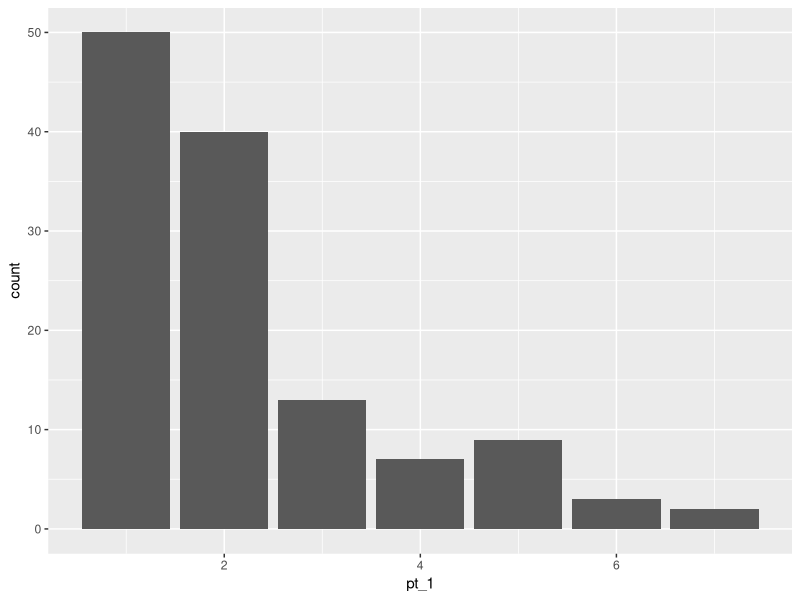
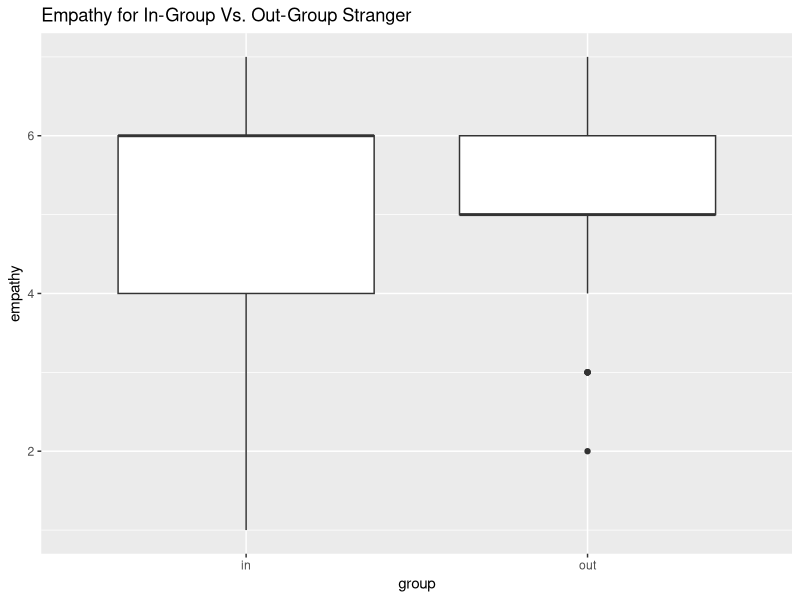
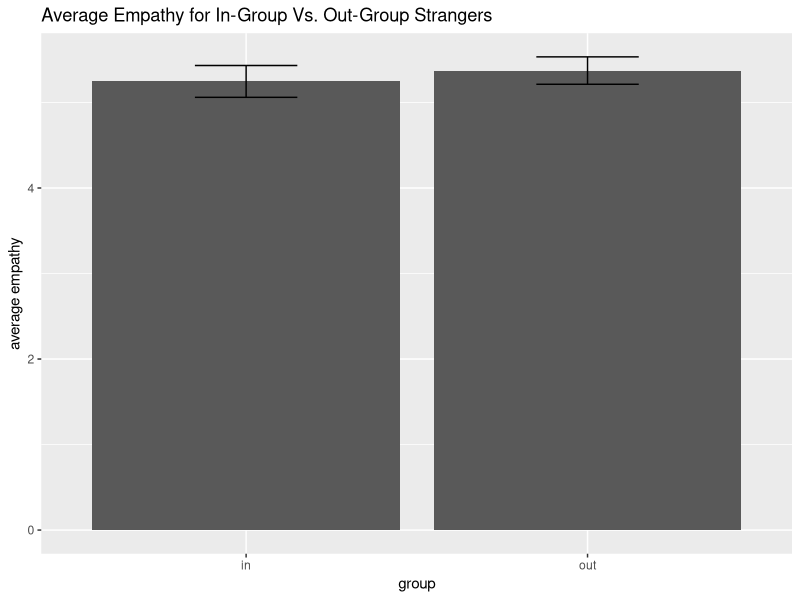
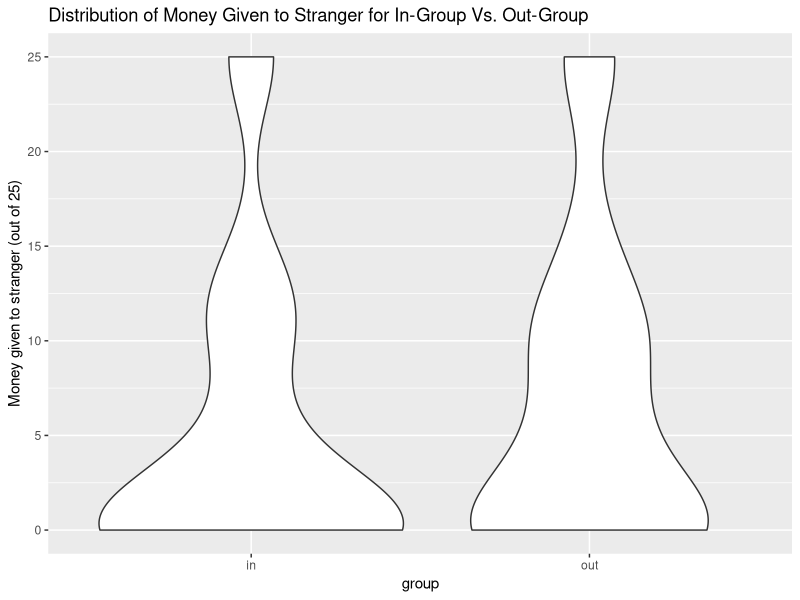
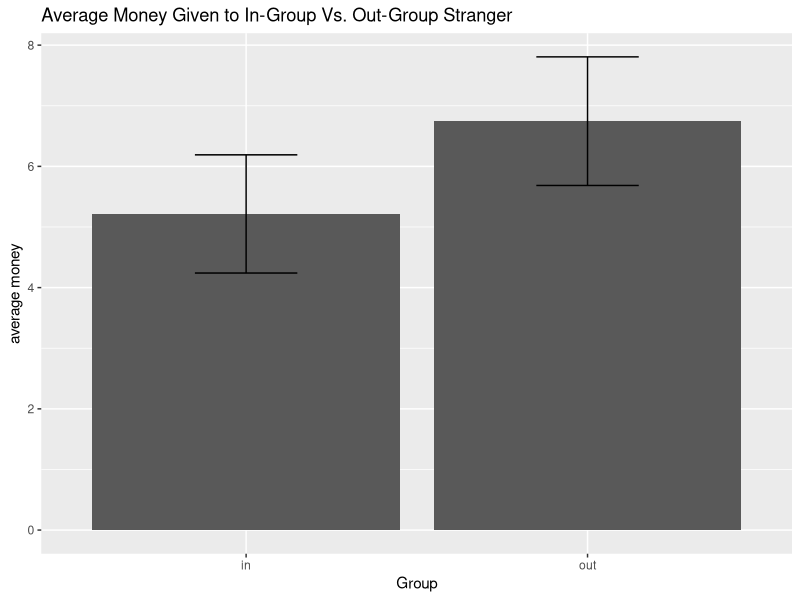
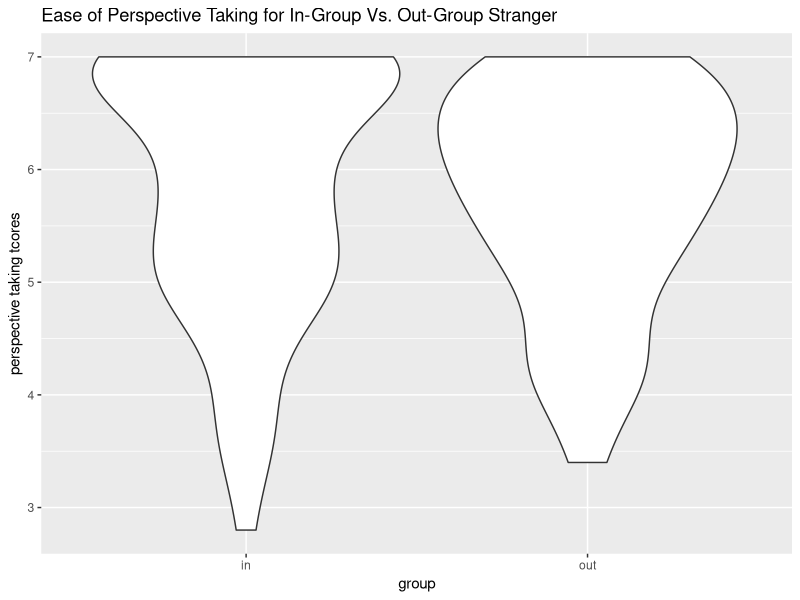
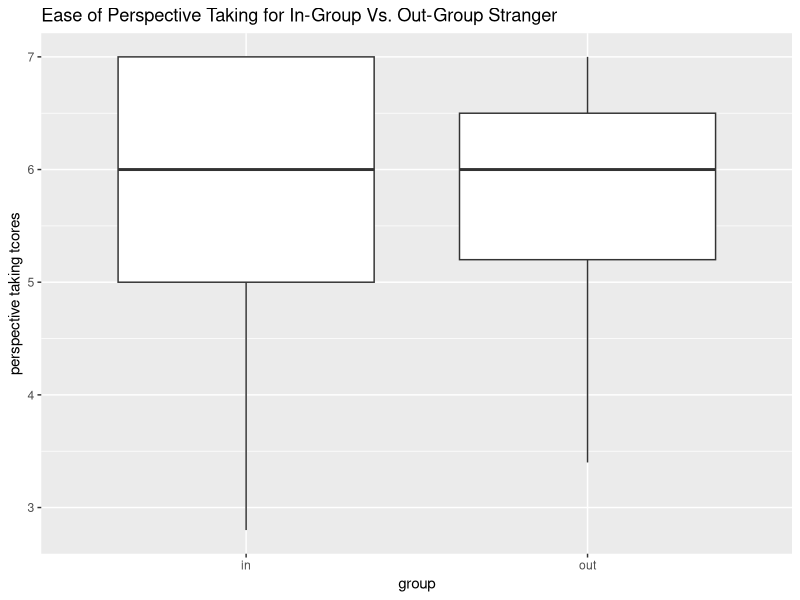
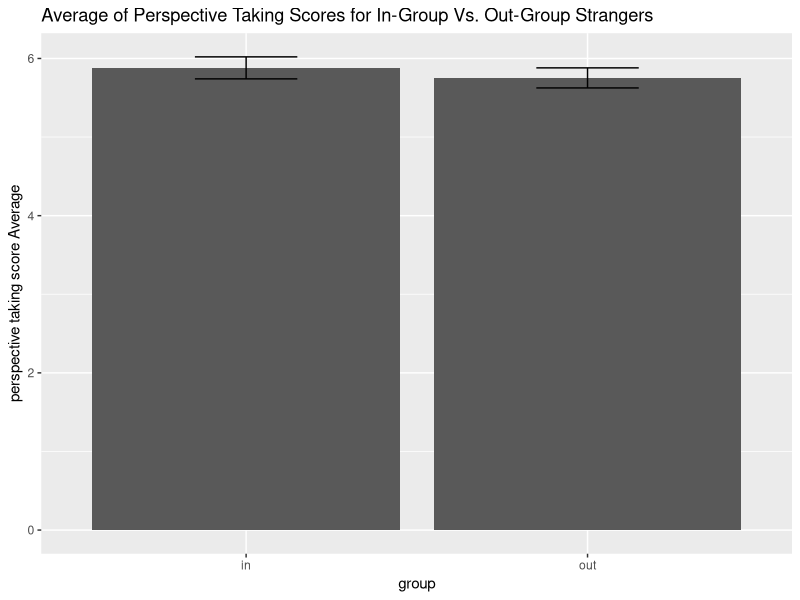

Source code (R) for these figures, in order:
## ---- chunk 1
knitr::opts_chunk$set(echo = FALSE, warning = FALSE, message = FALSE)
## ---- chunk 2
library(tidyverse)
df <- read.csv("LP_dictator_cleaned.csv")
## ---- chunk 3
# Kirsten feel free to look at the distributions for all of our variables and see if there is anything interesting
# you can also separate by groups
ggplot(df, aes(x = pt_1)) + geom_bar()
## ---- chunk 4
# Christiana
# graphs for empathy
# df %>% filter(!is.na(inOrOut), !is.na(emp)) %>% ggplot(aes(y=emp, x = inOrOut)) + geom_violin() + ggtitle("Empathy for In-Group Vs. Out-Group Stranger") +
#   xlab("group") + ylab('empathy')
df %>% filter(!is.na(inOrOut), !is.na(emp)) %>% ggplot(aes(y=emp, x = inOrOut)) + geom_boxplot() + ggtitle("Empathy for In-Group Vs. Out-Group Stranger") +
  xlab("group") + ylab('empathy')
df %>% filter(!is.na(inOrOut), !is.na(emp)) %>% ggplot(aes(y=emp, x = inOrOut)) + geom_bar(stat='summary') +
  geom_errorbar(stat='summary', width = 0.3) + ggtitle("Average Empathy for In-Group Vs. Out-Group Strangers") + xlab("group") + ylab("average empathy")

# create summary table with mean, sd, se, and cis
df %>% filter(!is.na(inOrOut)) %>% group_by(inOrOut) %>% summarize(n = n(), mean = mean(emp, na.rm=T), sd = sd(emp, na.rm=T), se = sd/sqrt(n), lower_ci = mean - 1.96*se, upper_ci = mean + 1.96*se) %>% knitr::kable()

# test with removing attention check
# doesn't make a difference, so you can ignore the code below
# df %>% filter(!is.na(inOrOut), !is.na(emp), !is.na(att_check)) %>% ggplot(aes(y=emp, x = inOrOut)) + geom_violin()
# # df %>% filter(!is.na(inOrOut), !is.na(emp), !is.na(att_check)) %>% ggplot(aes(y=emp, x = inOrOut)) + geom_boxplot()
# df %>% filter(!is.na(inOrOut), !is.na(emp), !is.na(att_check)) %>% ggplot(aes(y=emp, x = inOrOut)) + geom_bar(stat='summary') +
#   geom_errorbar(stat='summary', width = 0.3)
# create summary table with mean, sd, se, and cis after removing attention check
# df %>% filter(!is.na(inOrOut), !is.na(att_check)) %>% group_by(inOrOut) %>% summarize(n = n(), mean = mean(emp, na.rm=T), sd = sd(emp, na.rm=T), se = sd/sqrt(n), lower_ci = mean - 1.96*se, upper_ci = mean + 1.96*se)
## ---- chunk 5
# Kaylee
# graphs for altruism (dictator game) 
df %>% filter(!is.na(inOrOut), !is.na(dg)) %>% ggplot(aes(y=dg, x = inOrOut)) + geom_violin() + ggtitle("Distribution of Money Given to Stranger for In-Group Vs. Out-Group") + ylab("Money given to stranger (out of 25)") + xlab("group")
# df %>% filter(!is.na(inOrOut), !is.na(dg)) %>% ggplot(aes(y=dg, x = inOrOut)) + geom_boxplot()
df %>% filter(!is.na(inOrOut), !is.na(dg)) %>% ggplot(aes(y=dg, x = inOrOut)) + geom_bar(stat='summary') +
   geom_errorbar(stat='summary', width = 0.3) + ggtitle('Average Money Given to In-Group Vs. Out-Group Stranger') + ylab("average money") + xlab("Group")
# df %>% filter(!is.na(inOrOut), !is.na(dg)) %>% ggplot(aes(x=dg)) + geom_histogram() + facet_wrap(~inOrOut)

# create summary table with mean, sd, se, and cis
df %>% filter(!is.na(inOrOut), !is.na(dg)) %>% group_by(inOrOut) %>% summarize(n = n(), median = median(dg), mean = mean(dg), sd = sd(dg), se = sd/sqrt(n), lower_ci = mean - 1.96*se, upper_ci = mean + 1.96*se)  %>% knitr::kable()

# test graphs again after removing attention check
# no affect of attention check, so you can ignore the code below
# df %>% filter(!is.na(inOrOut), !is.na(dg), !is.na(att_check)) %>% ggplot(aes(y=dg, x = inOrOut)) + geom_violin() 
# df %>% filter(!is.na(inOrOut), !is.na(dg), !is.na(att_check)) %>% ggplot(aes(y=dg, x = inOrOut)) + geom_boxplot()
# df %>% filter(!is.na(inOrOut), !is.na(dg), !is.na(att_check)) %>% ggplot(aes(y=dg, x = inOrOut)) + geom_bar(stat='summary') +
#   geom_errorbar(stat='summary', width = 0.3)

# create another summary table after removing people who failed the attention check
# no difference
# df %>% filter(!is.na(inOrOut), !is.na(dg), !is.na(att_check)) %>% group_by(inOrOut) %>% summarize(n = n(), median = median(dg), mean = mean(dg), sd = sd(dg), se = sd/sqrt(n), lower_ci = mean - 1.96*se, upper_ci = mean + 1.96*se)
## ---- chunk 6
# Kennedy
# graphs for perspective taking
df %>% filter(!is.na(inOrOut), !is.na(PT_avg)) %>% ggplot(aes(y=PT_avg, x = inOrOut)) + geom_violin() + 
  ggtitle("Ease of Perspective Taking for In-Group Vs. Out-Group Stranger") + ylab("perspective taking tcores") + xlab("group") 
df %>% filter(!is.na(inOrOut), !is.na(PT_avg)) %>% ggplot(aes(y=PT_avg, x = inOrOut)) + geom_boxplot() +
  ggtitle("Ease of Perspective Taking for In-Group Vs. Out-Group Stranger") + ylab("perspective taking tcores") + xlab("group") 
df %>% filter(!is.na(inOrOut), !is.na(PT_avg)) %>% ggplot(aes(y=PT_avg, x = inOrOut)) + geom_bar(stat='summary') +
  geom_errorbar(stat='summary', width = 0.3) + ggtitle("Average of Perspective Taking Scores for In-Group Vs. Out-Group Strangers") + ylab("perspective taking score Average") + xlab("group")

# create summary table with mean, sd, se, and cis
df %>% filter(!is.na(inOrOut)) %>% group_by(inOrOut) %>% summarize(n = n(), mean = mean(PT_avg, na.rm=T), sd = sd(PT_avg, na.rm=T), se = sd/sqrt(n), lower_ci = mean - 1.96*se, upper_ci = mean + 1.96*se) %>% knitr::kable()

## ---- chunk 7
# Paulina
# empathy
# graphs for empathy
df %>% filter(!is.na(inOrOut), !is.na(emp)) %>% ggplot(aes(y=emp, x = priming_received)) + geom_violin() + facet_wrap(~inOrOut) +
  ggtitle("Empathy for In-Group Vs. Out-Group Stranger Based on Priming Received") + xlab("priming received") + ylab('empathy')
df %>% filter(!is.na(inOrOut), !is.na(emp)) %>% ggplot(aes(y=emp, x = priming_received)) + geom_boxplot() + facet_wrap(~inOrOut) +
  ggtitle("Empathy for In-Group Vs. Out-Group Stranger Based on Priming Received") + xlab("priming received") + ylab('empathy')
df %>% filter(!is.na(inOrOut), !is.na(emp)) %>% ggplot(aes(y=emp, x = priming_received)) + geom_bar(stat='summary') +
  geom_errorbar(stat='summary', width = 0.3) + facet_wrap(~inOrOut) +
  ggtitle("Average Empathy for In-Group Vs. Out-Group Strangers Based on Priming Received") + xlab("priming received") + ylab("average empathy")

# create summary table with mean, sd, se, and cis
df %>% filter(!is.na(inOrOut), !is.na(emp)) %>% group_by(inOrOut, priming_received) %>% summarize(n = n(), mean = mean(emp), sd = sd(emp), se = sd/sqrt(n), lower_ci = mean - 1.96*se, upper_ci = mean + 1.96*se)  %>% knitr::kable()
## ---- chunk 8
# Kirsten
# altruism
df %>% filter(!is.na(inOrOut), !is.na(dg)) %>% ggplot(aes(y=dg, x = priming_received)) + geom_violin() + facet_wrap(~inOrOut) +
  ggtitle("Altruism for In-Group Vs. Out-Group Stranger Based on Priming Received") + xlab("priming received") + ylab('money given to stranger (out of 25 cents)')
df %>% filter(!is.na(inOrOut), !is.na(dg)) %>% ggplot(aes(y=dg, x = priming_received)) + geom_boxplot() + facet_wrap(~inOrOut) +
  ggtitle("Altruism for In-Group Vs. Out-Group Stranger Based on Priming Received") + xlab("priming received") + ylab('money given to stranger (out of 25 cents)')
df %>% filter(!is.na(inOrOut), !is.na(dg)) %>% ggplot(aes(y=dg, x = priming_received)) + geom_bar(stat='summary') +
  geom_errorbar(stat='summary', width = 0.3) + facet_wrap(~inOrOut) +
  ggtitle("Average Altruism for In-Group Vs. Out-Group Strangers Based on Priming Received") + xlab("priming received") + ylab("average money given to stranger (out of 25 cents)")

# create summary table with mean, sd, se, and cis
df %>% filter(!is.na(inOrOut), !is.na(dg)) %>% group_by(inOrOut, priming_received) %>% summarize(n = n(), mean = mean(dg), sd = sd(dg), se = sd/sqrt(n), lower_ci = mean - 1.96*se, upper_ci = mean + 1.96*se)  %>% knitr::kable()

## ---- chunk 9
# Jaqueline
# perspective taking
# graphs for perspective taking
df %>% filter(!is.na(inOrOut), !is.na(PT_avg)) %>% ggplot(aes(y=PT_avg, x = priming_received)) + geom_violin() + facet_wrap(~inOrOut) +
  ggtitle("Perspective Taking for In-Group Vs. Out-Group Stranger Based on Priming Received") + ylab("perspective taking scores") + xlab("priming received") 
df %>% filter(!is.na(inOrOut), !is.na(PT_avg)) %>% ggplot(aes(y=PT_avg, x = priming_received)) + geom_boxplot() + facet_wrap(~inOrOut) +
  ggtitle("Perspective Taking for In-Group Vs. Out-Group Stranger Based on Priming Received") + ylab("perspective taking tcores") + xlab("priming received") 
df %>% filter(!is.na(inOrOut), !is.na(PT_avg)) %>% ggplot(aes(y=PT_avg, x = priming_received)) + geom_bar(stat='summary') + facet_wrap(~inOrOut) +
  geom_errorbar(stat='summary', width = 0.3) +
  ggtitle("Average Perspective Taking Scores for In-Group Vs. Out-Group Strangers by Priming") + ylab("perspective taking score average") + xlab("priming received")

# create summary table with mean, sd, se, and cis
df %>% filter(!is.na(inOrOut)) %>% group_by(inOrOut, priming_received) %>% summarize(n = n(), mean = mean(PT_avg, na.rm=T), sd = sd(PT_avg, na.rm=T), se = sd/sqrt(n), lower_ci = mean - 1.96*se, upper_ci = mean + 1.96*se) %>% knitr::kable()
## ---- chunk 10
# comparing average sentiment scores for in group vs out group
# summary table
df %>% group_by(inOrOut) %>% summarize(n = n(), mean = mean(avg_sentiment), sd = sd(avg_sentiment), se = sd/sqrt(n), lower_ci = mean - 1.96*se, upper_ci = mean + 1.96*se)
# graphing
df %>% ggplot(aes(y=avg_sentiment, x = inOrOut)) + geom_bar(stat='summary') + 
  geom_errorbar(stat='summary', width = 0.3) + labs(x = "In or Out", y = "Sentiment") +
  ggtitle('Average Sentiment Expressed for In Vs. Out-group') +
  theme(plot.title = element_text(hjust = 0.5))
  
## ---- chunk 11
# comparing average sentiment scores for learning vs performance priming
# summary table
df %>% group_by(priming_received) %>% summarize(n = n(), mean = mean(avg_sentiment), sd = sd(avg_sentiment), se = sd/sqrt(n), lower_ci = mean - 1.96*se, upper_ci = mean + 1.96*se)
# graphing
df %>% ggplot(aes(y=avg_sentiment, x = priming_received)) + geom_bar(stat='summary') + 
  geom_errorbar(stat='summary', width = 0.3) + labs(x = "In or Out", y = "Sentiment") +
  ggtitle('Average Sentiment Expressed by Priming Received') +
  theme(plot.title = element_text(hjust = 0.5))
## ---- chunk 12
# comparing average sentiment scores for in group vs out group
# summary table
df %>% group_by(inOrOut, priming_received) %>% summarize(n = n(), mean = mean(avg_sentiment), sd = sd(avg_sentiment), se = sd/sqrt(n), lower_ci = mean - 1.96*se, upper_ci = mean + 1.96*se)
# graphing
df %>% ggplot(aes(y=avg_sentiment, x = priming_received)) + geom_bar(stat='summary') + 
  geom_errorbar(stat='summary', width = 0.3) + facet_wrap(~inOrOut) +
  labs(x = "In or Out", y = "Sentiment") +
  ggtitle('Average Sentiment Expressed by Condition') +
  theme(plot.title = element_text(hjust = 0.5))
## ---- chunk 13
# comparing first person pronoun usage for in group vs out group
# summary table
df %>% group_by(inOrOut) %>% summarize(n = n(), mean = mean(first_person_pronoun_count), sd = sd(first_person_pronoun_count), se = sd/sqrt(n), lower_ci = mean - 1.96*se, upper_ci = mean + 1.96*se)
# graphing
df %>% ggplot(aes(y=first_person_pronoun_count, x = inOrOut)) + geom_bar(stat='summary') + 
  geom_errorbar(stat='summary', width = 0.3) + labs(x = "In or Out", y = "Average First Person Pronoun Usage") +
  ggtitle('Average First Person Pronoun Usage for In Vs. Out-group') +
  theme(plot.title = element_text(hjust = 0.5))

# comparing second person pronoun usage for in group vs out group
# summary table
df %>% group_by(inOrOut) %>% summarize(n = n(), mean = mean(second_person_pronoun_count), sd = sd(second_person_pronoun_count), se = sd/sqrt(n), lower_ci = mean - 1.96*se, upper_ci = mean + 1.96*se)
# graphing
df %>% ggplot(aes(y=second_person_pronoun_count, x = inOrOut)) + geom_bar(stat='summary') + 
  geom_errorbar(stat='summary', width = 0.3) + labs(x = "In or Out", y = "Average Second Person Pronoun Usage") +
  ggtitle('Average Second Person Pronoun Usage for In Vs. Out-group') +
  theme(plot.title = element_text(hjust = 0.5))

# comparing third person pronoun usage for in group vs out group
# summary table
df %>% group_by(inOrOut) %>% summarize(n = n(), mean = mean(third_person_pronoun_count), sd = sd(third_person_pronoun_count), se = sd/sqrt(n), lower_ci = mean - 1.96*se, upper_ci = mean + 1.96*se)
# graphing
df %>% ggplot(aes(y=third_person_pronoun_count, x = inOrOut)) + geom_bar(stat='summary') + 
  geom_errorbar(stat='summary', width = 0.3) + labs(x = "In or Out", y = "Average Third Person Pronoun Usage") +
  ggtitle('Average Third Person Pronoun Usage for In Vs. Out-group') +
  theme(plot.title = element_text(hjust = 0.5))

## ---- chunk 14
# comparing first person pronoun usage for in group vs out group
# summary table
df %>% group_by(priming_received) %>% summarize(n = n(), mean = mean(first_person_pronoun_count), sd = sd(first_person_pronoun_count), se = sd/sqrt(n), lower_ci = mean - 1.96*se, upper_ci = mean + 1.96*se)
# graphing
df %>% ggplot(aes(y=first_person_pronoun_count, x = priming_received)) + geom_bar(stat='summary') + 
  geom_errorbar(stat='summary', width = 0.3) + labs(x = "Priming Received", y = "Average First Person Pronoun Usage") +
  ggtitle('Average First Person Pronoun Usage by Priming Received') +
  theme(plot.title = element_text(hjust = 0.5))

# comparing second person pronoun usage for in group vs out group
# summary table
df %>% group_by(priming_received) %>% summarize(n = n(), mean = mean(second_person_pronoun_count), sd = sd(second_person_pronoun_count), se = sd/sqrt(n), lower_ci = mean - 1.96*se, upper_ci = mean + 1.96*se)
# graphing
df %>% ggplot(aes(y=second_person_pronoun_count, x = priming_received)) + geom_bar(stat='summary') + 
  geom_errorbar(stat='summary', width = 0.3) + labs(x = "Priming Received", y = "Average Second Person Pronoun Usage") +
  ggtitle('Average Second Person Pronoun Usage by Priming Received') +
  theme(plot.title = element_text(hjust = 0.5))

# comparing third person pronoun usage for in group vs out group
# summary table
df %>% group_by(priming_received) %>% summarize(n = n(), mean = mean(third_person_pronoun_count), sd = sd(third_person_pronoun_count), se = sd/sqrt(n), lower_ci = mean - 1.96*se, upper_ci = mean + 1.96*se)
# graphing
df %>% ggplot(aes(y=third_person_pronoun_count, x = priming_received)) + geom_bar(stat='summary') + 
  geom_errorbar(stat='summary', width = 0.3) + labs(x = "Priming Received", y = "Average Third Person Pronoun Usage") +
  ggtitle('Average Third Person Pronoun Usage by Priming Received') +
  theme(plot.title = element_text(hjust = 0.5))
## ---- chunk 15
# comparing first person pronoun usage for in group vs out group
# summary table
df %>% group_by(inOrOut, priming_received) %>% summarize(n = n(), mean = mean(first_person_pronoun_count), sd = sd(first_person_pronoun_count), se = sd/sqrt(n), lower_ci = mean - 1.96*se, upper_ci = mean + 1.96*se)
# graphing
df %>% ggplot(aes(y=first_person_pronoun_count, x = priming_received)) + geom_bar(stat='summary') + 
  geom_errorbar(stat='summary', width = 0.3) + facet_wrap(~inOrOut) +
  labs(x = "Priming Received", y = "Average First Person Pronoun Usage") +
  ggtitle('Average First Person Pronoun Usage by Priming Received') +
  theme(plot.title = element_text(hjust = 0.5))

# comparing second person pronoun usage for in group vs out group
# summary table
df %>% group_by(inOrOut, priming_received) %>% summarize(n = n(), mean = mean(second_person_pronoun_count), sd = sd(second_person_pronoun_count), se = sd/sqrt(n), lower_ci = mean - 1.96*se, upper_ci = mean + 1.96*se)
# graphing
df %>% ggplot(aes(y=second_person_pronoun_count, x = priming_received)) + geom_bar(stat='summary') + 
  geom_errorbar(stat='summary', width = 0.3) + facet_wrap(~inOrOut) +
  labs(x = "Priming Received", y = "Average Second Person Pronoun Usage") +
  ggtitle('Average Second Person Pronoun Usage by Priming Received') +
  theme(plot.title = element_text(hjust = 0.5))

# comparing third person pronoun usage for in group vs out group
# summary table
df %>% group_by(inOrOut, priming_received) %>% summarize(n = n(), mean = mean(third_person_pronoun_count), sd = sd(third_person_pronoun_count), se = sd/sqrt(n), lower_ci = mean - 1.96*se, upper_ci = mean + 1.96*se)
# graphing
df %>% ggplot(aes(y=third_person_pronoun_count, x = priming_received)) + geom_bar(stat='summary') + 
  geom_errorbar(stat='summary', width = 0.3) + facet_wrap(~inOrOut) +
  labs(x = "Priming Received", y = "Average Third Person Pronoun Usage") +
  ggtitle('Average Third Person Pronoun Usage by Priming Received') +
  theme(plot.title = element_text(hjust = 0.5))
